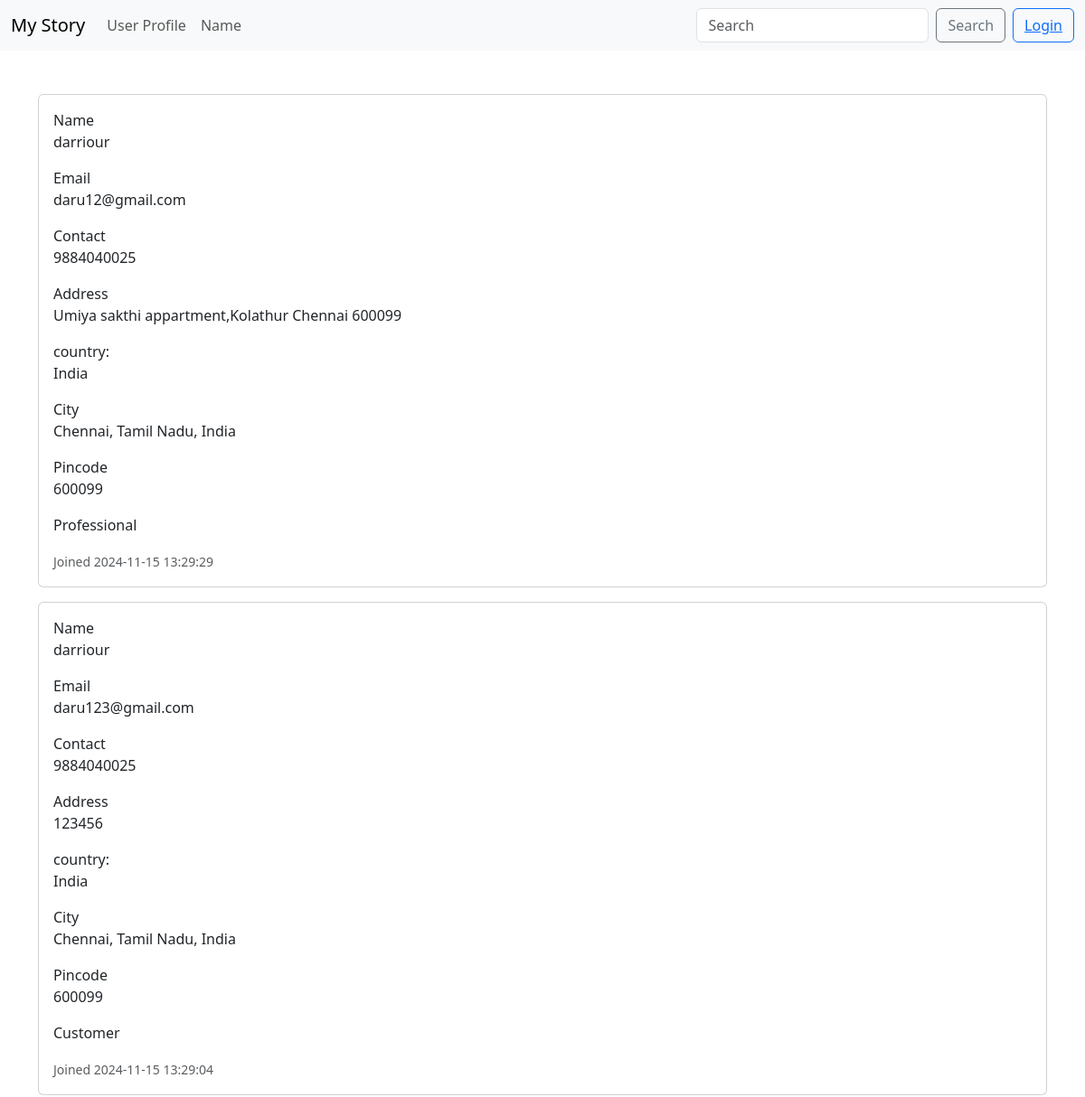
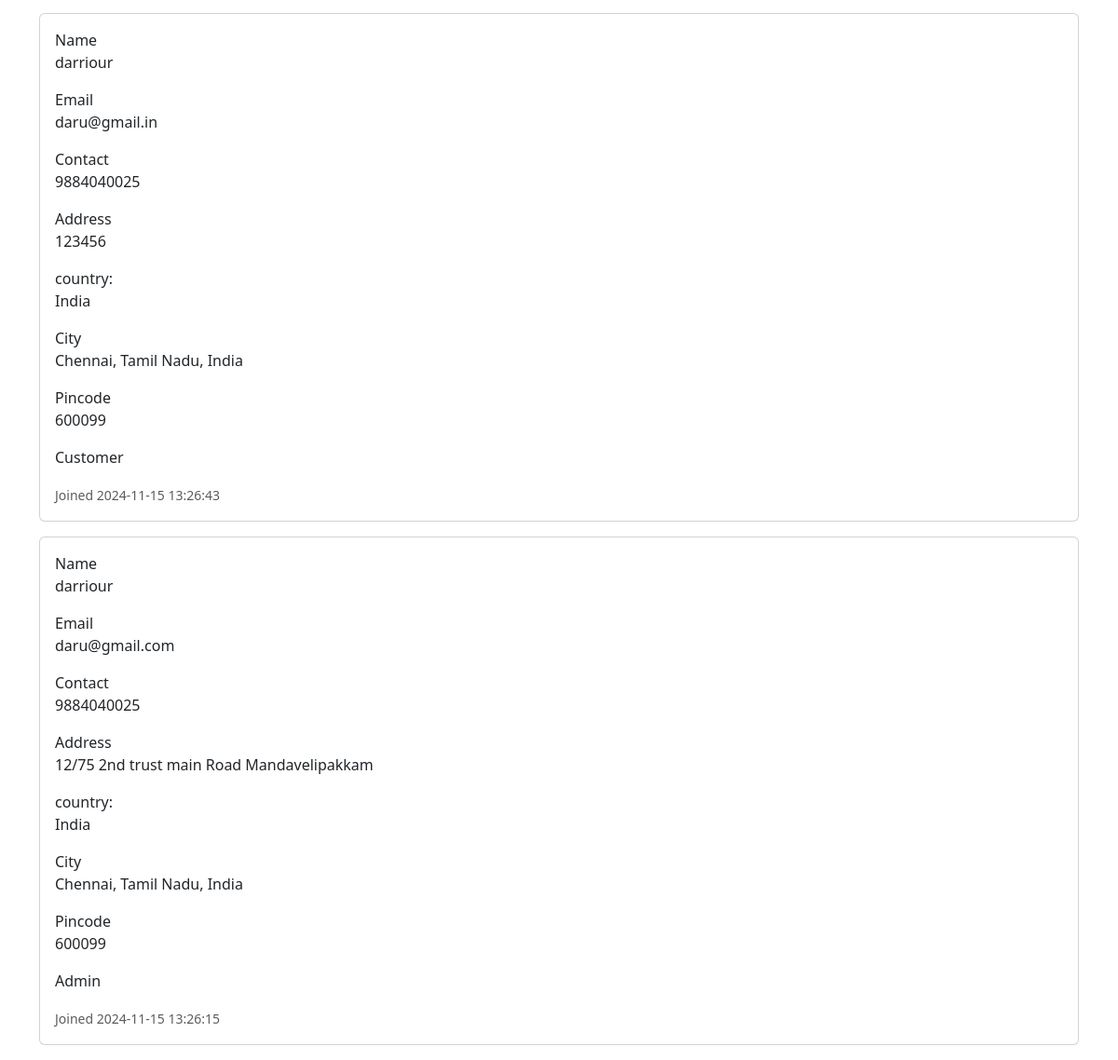
/users (signed in), run on the app's committed database (2 pictures, top to bottom).
### Main1.py (models this page shows, shortened)
class User(UserMixin, db.Model):
    id = db.Column(db.Integer, primary_key=True)
    name = db.Column(db.String(40), nullable=False)
    password = db.Column(db.String(80), nullable=False)
    email = db.Column(db.String(20), nullable=False, unique=True)
    address = db.Column(db.Text, nullable=False)
    country = db.Column(db.String(20), nullable=False)
    state = db.Column(db.String(20), nullable=False)
    city = db.Column(db.String(20), nullable=False)
    pincode = db.Column(db.Integer, nullable=False)
    mobile = db.Column(db.String(15), nullable=False)
    role = db.Column(db.String(15), nullable=False)
    status = db.Column(db.String(15), nullable=False, default='Active')
    date_added = db.Column(db.DateTime, default=func.now())
    flagged_users = db.relationship('FlaggedUsers', backref='user', lazy=True,uselist=False, cascade="all, delete-orphan")
    professional = db.relationship('Professional', backref='user', lazy=True,uselist=False, cascade="all, delete-orphan")
    reviews = db.relationship('Reviews', backref='user', lazy=True, cascade="all, delete-orphan")
    service_requests = db.relationship('ServiceRequests', backref='user', lazy=True, cascade="all, delete-orphan")

### Main1.py (the view)
@app.route('/users')
@login_required
def users():
    users=User.query.order_by(User.date_added.desc()).all()
    return render_template('users.html',users=users)

### Main1.py
class SearchForm(FlaskForm):
    searched=StringField("Searched",validators=[InputRequired()])
    search_type=StringField("Search Type",validators=[InputRequired()])
    submit=SubmitField("search")

### Main1.py (called while the page is built)
@login_manager.user_loader
def load_user(user_id):
    return User.query.get(int(user_id))

@app.context_processor
def base():
    form=SearchForm()
    return dict(form=form)  #dictonary

### templates/users.html (shortened to what this page needs)
{% extends 'base.html' %}
{% block content %}
<div >
    <div >
    <br>
    <br>
    {% for user in users %}
        <div class="card mb-3" style="display: flex; flex-direction: row; align-items: center; justify-content: center;">
            <div class="card-body">
                Name<p class="card-text">{{ user.name }}</p>
                Email <p class="card-text">{{ user.email }}</p>
                Contact <p class="card-text">{{ user.mobile }}</p>
                Address <p class="card-text">{{ user.address }}</p>
                country:<p class="card-text">{{ user.country }}</p>
                City <p class="card-text">{{ user.city }}</p>
                Pincode <p class="card-text">{{ user.pincode }}</p>
                <p class="card-text">{{ user.role }}</p>
                <p class="card-text"><small class="text-muted">Joined {{ user.date_added }}</small></p>
            </div>
        </div>
    {% endfor%}
{% endblock %}

### data on the page
User: name "darriour", email "daru12@gmail.com", mobile "9884040025", address "Umiya sakthi appartment,Kolathur Chennai 600099", country "India", city "Chennai, Tamil Nadu, India", pincode "600099", role "Professional", date_added "2024-11-15 13:29:29"
User: name "darriour", email "daru123@gmail.com", mobile "9884040025", address "123456", country "India", city "Chennai, Tamil Nadu, India", pincode "600099", role "Customer", date_added "2024-11-15 13:29:04"
User: name "darriour", email "daru@gmail.in", mobile "9884040025", address "123456", country "India", city "Chennai, Tamil Nadu, India", pincode "600099", role "Customer", date_added "2024-11-15 13:26:43"
User: name "darriour", email "daru@gmail.com", mobile "9884040025", address "12/75 2nd trust main Road Mandavelipakkam", country "India", city "Chennai, Tamil Nadu, India", pincode "600099", role "Admin", date_added "2024-11-15 13:26:15"
